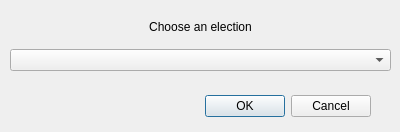
<?xml version="1.0" encoding="UTF-8"?>
<ui version="4.0">
 <class>load_db</class>
 <widget class="QDialog" name="load_db">
  <property name="geometry">
   <rect>
    <x>0</x>
    <y>0</y>
    <width>400</width>
    <height>132</height>
   </rect>
  </property>
  <property name="windowTitle">
   <string>Load from Database</string>
  </property>
  <widget class="QDialogButtonBox" name="buttonBox">
   <property name="geometry">
    <rect>
     <x>30</x>
     <y>90</y>
     <width>341</width>
     <height>32</height>
    </rect>
   </property>
   <property name="orientation">
    <enum>Qt::Horizontal</enum>
   </property>
   <property name="standardButtons">
    <set>QDialogButtonBox::Cancel|QDialogButtonBox::Ok</set>
   </property>
  </widget>
  <widget class="QWidget" name="verticalLayoutWidget">
   <property name="geometry">
    <rect>
     <x>10</x>
     <y>10</y>
     <width>381</width>
     <height>61</height>
    </rect>
   </property>
   <layout class="QVBoxLayout" name="verticalLayout">
    <item>
     <widget class="QLabel" name="label">
      <property name="text">
       <string>Choose an election</string>
      </property>
      <property name="alignment">
       <set>Qt::AlignCenter</set>
      </property>
     </widget>
    </item>
    <item>
     <widget class="QComboBox" name="dateList"/>
    </item>
   </layout>
  </widget>
 </widget>
 <resources/>
 <connections>
  <connection>
   <sender>buttonBox</sender>
   <signal>accepted()</signal>
   <receiver>load_db</receiver>
   <slot>accept()</slot>
   <hints>
    <hint type="sourcelabel">
     <x>248</x>
     <y>254</y>
    </hint>
    <hint type="destinationlabel">
     <x>157</x>
     <y>274</y>
    </hint>
   </hints>
  </connection>
  <connection>
   <sender>buttonBox</sender>
   <signal>rejected()</signal>
   <receiver>load_db</receiver>
   <slot>reject()</slot>
   <hints>
    <hint type="sourcelabel">
     <x>316</x>
     <y>260</y>
    </hint>
    <hint type="destinationlabel">
     <x>286</x>
     <y>274</y>
    </hint>
   </hints>
  </connection>
 </connections>
</ui>
